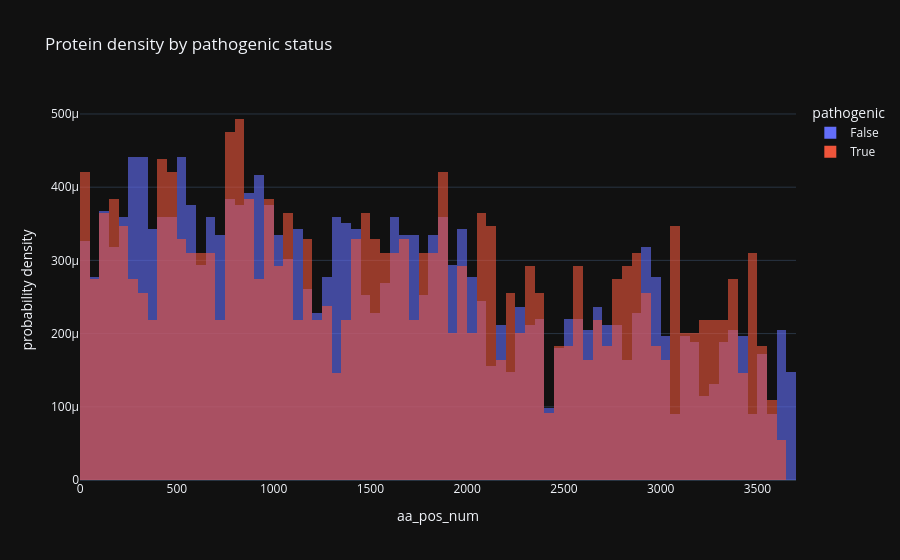

Notebook code cell kept with this figure:
### Markdown cell above
## 9. 📊 pathogenic density protein

### Code cell
tmp = d[['aa_pos_num', 'pathogenic']].dropna()
fig = px.histogram(tmp, x='aa_pos_num', color='pathogenic', nbins=100, histnorm='probability density', barmode='overlay', opacity=0.6, title='Protein density by pathogenic status')
fig.show()

### Figure 1 — Plotly figure (JSON) as saved in the notebook; plotly's stock layout.template omitted (floating-point values rounded to 4 significant figures; data arrays with more than 128 entries replaced by an {"elided": "..."} marker saying what was removed)
{"data": [{"bingroup": "x", "histnorm": "probability density", "hovertemplate": "pathogenic=False<br>aa_pos_num=%{x}<br>probability density=%{y}<extra></extra>", "legendgroup": "False", "marker": {"color": "#636efa", "opacity": 0.6, "pattern": {"shape": ""}}, "name": "False", "nbinsx": 100, "orientation": "v", "showlegend": true, "x": {"elided": "2448 float values"}, "xaxis": "x", "yaxis": "y", "type": "histogram"}, {"bingroup": "x", "histnorm": "probability density", "hovertemplate": "pathogenic=True<br>aa_pos_num=%{x}<br>probability density=%{y}<extra></extra>", "legendgroup": "True", "marker": {"color": "#EF553B", "opacity": 0.6, "pattern": {"shape": ""}}, "name": "True", "nbinsx": 100, "orientation": "v", "showlegend": true, "x": {"elided": "1095 float values"}, "xaxis": "x", "yaxis": "y", "type": "histogram"}], "layout": {"xaxis": {"anchor": "y", "domain": [0.0, 1.0], "title": {"text": "aa_pos_num"}}, "yaxis": {"anchor": "x", "domain": [0.0, 1.0], "title": {"text": "probability density"}}, "legend": {"title": {"text": "pathogenic"}, "tracegroupgap": 0}, "title": {"text": "Protein density by pathogenic status"}, "barmode": "overlay"}}
